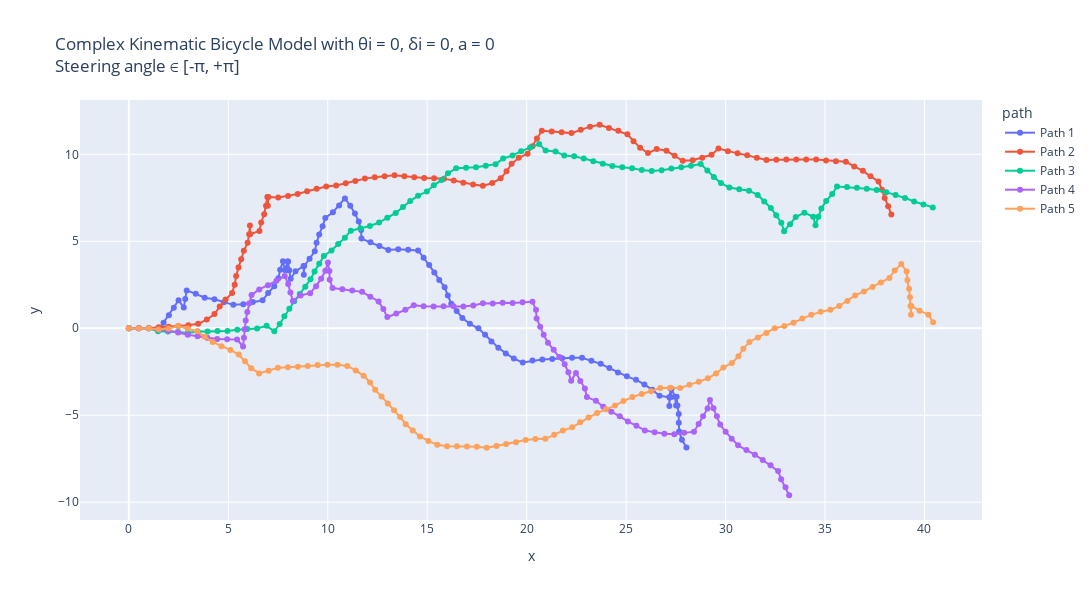

The notebook cell this image was saved under:
### Markdown cell above
Complex Kinematic Bicycle Model with θi = 0, δi = 0, a = 0 : 
Trajectories with constant velocity, initial heading and steering angle as 0; 
But with complex kinematic_bicycle_model methods : kinematic_bicycle_model or kinematic_bicycle_model_w_slip

### Code cell
# Making 5 possible trajectories 
trajectories = []
for i in range (5):
    # Passed initial heading angle randomly (any angle b/w -90 to +90 degrees).
    # Passed acceleration; keeping acceleration constant for each trajectory, in a range of 0-2
    # Effect of acc. in the trajectory can be removed by making a = 0.0 
    # Initial delta can be any angle between -180 to +180 degrees.
    (x_traj, y_traj, θi, δi, a_traj, v_traj) = start_trajectory(theta_init = 0.0, a_init = 0.0, delta_init = 0.0, v_init = 5, mode = "complex")
    trajectories.append((x_traj, y_traj, θi, δi, a_traj, v_traj))

# Create a DataFrame for plotting
data = []
for i, (x_traj, y_traj, theta_init, delta_init, a_traj, v_traj) in enumerate(trajectories):
    for x, y, v in zip(x_traj, y_traj, v_traj):
        data.append({"x": x, "y": y, "v": v, "path": f"Path {i+1}"})
df = pd.DataFrame(data)

# Creating the plot using plotly.
fig = px.line(df, x="x", y="y", color="path", custom_data=["v"], title="Complex Kinematic Bicycle Model with θi = 0, δi = 0, a = 0  <br>Steering angle ∈ [-π, +π]", render_mode="svg")
# Adding hover functionality
fig.update_traces(mode="markers+lines", hovertemplate="<br>".join([
    "v: %{customdata[0]:.2f}",
    "x: %{x:.2f}",
    "y: %{y:.2f}"
]))
fig.update_layout(height=600,width=1130)
fig.show()

# Using matplotlib
plt.figure(figsize=(15, 6))
for i, (x_traj, y_traj, θi, δi, a_traj, v_traj) in enumerate(trajectories):
    # Model built such that a remains same inside; can be randomised by using a random statement.
    # print(x_traj,"\n", y_traj)
    plt.plot(x_traj, y_traj, label=f"Path {i+1}", alpha = 0.7)
plt.xlabel("x [m]")
plt.ylabel("y [m]")
plt.grid("True")
plt.title("Complex Kinematic Bicycle Model with θi = 0, δi = 0, a = 0 \n Steering angle ∈ [-π, +π]")
plt.legend()
plt.axis('equal')
plt.show()

# Using plt to show the velocity variation w.r.t. time :
dt = 0.1  # Time step
t_end = 10  # 10 seconds
t = np.arange(0, t_end + dt, dt)

plt.figure(figsize=(15, 6))
for i, (x_traj, y_traj, θi, δi, a_traj, v_traj) in enumerate(trajectories):
    # Model built such that a remains same inside; can be randomised by using a random statement.
    # print(x_traj,"\n", y_traj)
    plt.plot(t, v_traj, label=f"Path {i+1}", alpha = 0.7)
plt.ylabel("v [m/s]")
plt.xlabel("t [s]")
plt.grid("True")
plt.title("Velocity variation w.r.t. time")
plt.legend()
plt.show()

### Figure 1 — Plotly figure (JSON) as saved in the notebook; plotly's stock layout.template omitted (floating-point values rounded to 4 significant figures)
{"data": [{"customdata": [[5], [5], [5], [5], [5], [5], [5], [5], [5], [5], [5], [5], [5], [5], [5], [5], [5], [5], [5], [5], [5], [5], [5], [5], [5], [5], [5], [5], [5], [5], [5], [5], [5], [5], [5], [5], [5], [5], [5], [5], [5], [5], [5], [5], [5], [5], [5], [5], [5], [5], [5], [5], [5], [5], [5], [5], [5], [5], [5], [5], [5], [5], [5], [5], [5], [5], [5], [5], [5], [5], [5], [5], [5], [5], [5], [5], [5], [5], [5], [5], [5], [5], [5], [5], [5], [5], [5], [5], [5], [5], [5], [5], [5], [5], [5], [5], [5], [5], [5], [5], [5]], "hovertemplate": "v: %{customdata[0]:.2f}<br>x: %{x:.2f}<br>y: %{y:.2f}", "legendgroup": "Path 1", "line": {"color": "#636efa", "dash": "solid"}, "marker": {"symbol": "circle"}, "mode": "markers+lines", "name": "Path 1", "orientation": "v", "showlegend": true, "type": "scatter", "x": [0, 0.5, 1, 1.488, 1.746, 2.013, 2.261, 2.5, 2.761, 2.835, 2.906, 3.365, 3.813, 4.304, 4.774, 5.252, 5.751, 6.232, 6.723, 7.003, 7.306, 7.518, 7.607, 7.747, 7.845, 7.984, 7.99, 8.007, 8.064, 8.133, 8.382, 8.783, 8.797, 8.814, 9.084, 9.347, 9.437, 9.57, 9.743, 9.877, 10.26, 10.57, 10.86, 11.13, 11.37, 11.56, 11.68, 11.69, 12.15, 12.6, 13.05, 13.54, 14.04, 14.54, 14.82, 15.1, 15.36, 15.61, 15.88, 16.04, 16.21, 16.48, 16.77, 17.14, 17.57, 17.91, 18.23, 18.58, 18.95, 19.35, 19.8, 20.29, 20.79, 21.29, 21.78, 22.28, 22.78, 23.26, 23.72, 24.16, 24.59, 25.04, 25.5, 25.92, 26.31, 26.68, 27.17, 27.17, 27.19, 27.24, 27.25, 27.28, 27.46, 27.51, 27.54, 27.58, 27.65, 27.65, 27.67, 27.81, 28.03], "xaxis": "x", "y": [0, 0, 0, -0.1094, 0.3191, 0.7413, 1.176, 1.615, 1.188, 1.683, 2.178, 1.979, 1.756, 1.665, 1.494, 1.346, 1.379, 1.514, 1.609, 2.024, 2.421, 2.874, 3.366, 3.846, 3.356, 3.836, 3.336, 3.836, 3.339, 2.844, 3.277, 3.576, 3.076, 3.576, 3.996, 4.421, 4.913, 5.395, 5.864, 6.346, 6.669, 7.059, 7.464, 7.041, 6.601, 6.138, 5.653, 5.153, 4.944, 4.723, 4.502, 4.547, 4.516, 4.47, 4.054, 3.641, 3.212, 2.779, 2.358, 1.884, 1.415, 0.9944, 0.5864, 0.2555, -0.004492, -0.3711, -0.7568, -1.118, -1.445, -1.744, -1.965, -1.861, -1.794, -1.762, -1.718, -1.699, -1.702, -1.866, -2.045, -2.291, -2.542, -2.766, -2.964, -3.23, -3.538, -3.878, -3.968, -4.468, -3.968, -3.471, -3.971, -3.472, -3.94, -4.437, -3.937, -4.436, -4.931, -5.431, -5.931, -6.411, -6.856], "yaxis": "y"}, {"customdata": [[5], [5], [5], [5], [5], [5], [5], [5], [5], [5], [5], [5], [5], [5], [5], [5], [5], [5], [5], [5], [5], [5], [5], [5], [5], [5], [5], [5], [5], [5], [5], [5], [5], [5], [5], [5], [5], [5], [5], [5], [5], [5], [5], [5], [5], [5], [5], [5], [5], [5], [5], [5], [5], [5], [5], [5], [5], [5], [5], [5], [5], [5], [5], [5], [5], [5], [5], [5], [5], [5], [5], [5], [5], [5], [5], [5], [5], [5], [5], [5], [5], [5], [5], [5], [5], [5], [5], [5], [5], [5], [5], [5], [5], [5], [5], [5], [5], [5], [5], [5], [5]], "hovertemplate": "v: %{customdata[0]:.2f}<br>x: %{x:.2f}<br>y: %{y:.2f}", "legendgroup": "Path 2", "line": {"color": "#EF553B", "dash": "solid"}, "marker": {"symbol": "circle"}, "mode": "markers+lines", "name": "Path 2", "orientation": "v", "showlegend": true, "type": "scatter", "x": [0, 0.5, 1, 1.497, 1.996, 2.494, 2.993, 3.485, 3.92, 4.306, 4.567, 4.865, 5.191, 5.322, 5.394, 5.512, 5.648, 5.781, 5.972, 6.05, 6.086, 6.101, 6.566, 6.653, 6.805, 6.898, 6.963, 6.987, 7.01, 7.51, 8.002, 8.489, 8.963, 9.443, 9.925, 10.42, 10.9, 11.39, 11.87, 12.36, 12.86, 13.36, 13.85, 14.35, 14.85, 15.35, 15.85, 16.33, 16.82, 17.31, 17.8, 18.27, 18.7, 18.99, 19.24, 19.6, 20.05, 20.29, 20.51, 20.76, 21.26, 21.76, 22.25, 22.72, 23.18, 23.67, 24.14, 24.61, 25.06, 25.37, 25.71, 26.1, 26.54, 27.03, 27.44, 27.85, 28.35, 28.83, 29.3, 29.64, 30.12, 30.6, 31.09, 31.57, 32.05, 32.55, 33.05, 33.55, 34.05, 34.55, 35.05, 35.55, 36.05, 36.47, 36.9, 37.29, 37.69, 37.86, 38.0, 38.18, 38.34], "xaxis": "x", "y": [0, 0, 0, 0.05318, 0.09299, 0.1319, 0.1681, 0.2532, 0.5009, 0.818, 1.245, 1.647, 2.025, 2.508, 3.003, 3.488, 3.97, 4.452, 4.914, 5.408, 5.906, 5.407, 5.59, 6.082, 6.558, 7.05, 7.545, 7.046, 7.545, 7.519, 7.603, 7.718, 7.877, 8.017, 8.148, 8.205, 8.337, 8.464, 8.603, 8.686, 8.742, 8.8, 8.743, 8.687, 8.642, 8.623, 8.602, 8.498, 8.36, 8.26, 8.187, 8.353, 8.617, 9.023, 9.452, 9.801, 10.03, 10.47, 10.92, 11.35, 11.32, 11.26, 11.22, 11.41, 11.59, 11.7, 11.51, 11.35, 11.15, 10.76, 10.38, 10.07, 10.31, 10.2, 9.921, 9.628, 9.661, 9.8, 9.972, 10.33, 10.18, 10.06, 9.94, 9.801, 9.673, 9.689, 9.705, 9.708, 9.701, 9.7, 9.65, 9.605, 9.57, 9.3, 9.05, 8.734, 8.437, 7.967, 7.486, 7.018, 6.544], "yaxis": "y"}, {"customdata": [[5], [5], [5], [5], [5], [5], [5], [5], [5], [5], [5], [5], [5], [5], [5], [5], [5], [5], [5], [5], [5], [5], [5], [5], [5], [5], [5], [5], [5], [5], [5], [5], [5], [5], [5], [5], [5], [5], [5], [5], [5], [5], [5], [5], [5], [5], [5], [5], [5], [5], [5], [5], [5], [5], [5], [5], [5], [5], [5], [5], [5], [5], [5], [5], [5], [5], [5], [5], [5], [5], [5], [5], [5], [5], [5], [5], [5], [5], [5], [5], [5], [5], [5], [5], [5], [5], [5], [5], [5], [5], [5], [5], [5], [5], [5], [5], [5], [5], [5], [5], [5]], "hovertemplate": "v: %{customdata[0]:.2f}<br>x: %{x:.2f}<br>y: %{y:.2f}", "legendgroup": "Path 3", "line": {"color": "#00cc96", "dash": "solid"}, "marker": {"symbol": "circle"}, "mode": "markers+lines", "name": "Path 3", "orientation": "v", "showlegend": true, "type": "scatter", "x": [0, 0.5, 1, 1.47, 1.969, 2.469, 2.965, 3.458, 3.958, 4.457, 4.957, 5.453, 5.951, 6.45, 6.925, 7.313, 7.584, 7.819, 8.068, 8.313, 8.593, 8.871, 9.13, 9.336, 9.571, 9.803, 10.19, 10.52, 10.86, 11.16, 11.64, 12.12, 12.58, 13.0, 13.42, 13.78, 14.15, 14.54, 14.98, 15.33, 15.72, 16.05, 16.46, 16.95, 17.45, 17.95, 18.44, 18.82, 19.29, 19.72, 20.17, 20.63, 20.95, 21.45, 21.89, 22.39, 22.87, 23.35, 23.83, 24.31, 24.8, 25.3, 25.79, 26.29, 26.79, 27.27, 27.77, 28.26, 28.75, 29.08, 29.41, 29.77, 30.2, 30.69, 31.18, 31.62, 31.94, 32.28, 32.55, 32.8, 32.94, 33.24, 33.53, 33.96, 34.4, 34.52, 34.67, 34.82, 35.06, 35.36, 35.61, 36.1, 36.6, 37.1, 37.59, 38.08, 38.55, 39.02, 39.48, 39.95, 40.42], "xaxis": "x", "y": [0, 0, 0, -0.171, -0.1917, -0.2081, -0.2727, -0.1889, -0.1814, -0.1589, -0.1568, -0.08933, -0.04674, -0.01774, 0.1381, -0.1773, 0.2429, 0.6841, 1.118, 1.554, 1.968, 2.384, 2.811, 3.267, 3.708, 4.151, 4.47, 4.842, 5.209, 5.611, 5.745, 5.884, 6.08, 6.359, 6.631, 6.971, 7.311, 7.62, 7.861, 8.216, 8.528, 8.91, 9.196, 9.221, 9.254, 9.345, 9.434, 9.754, 9.93, 10.18, 10.39, 10.6, 10.21, 10.17, 9.928, 9.882, 9.759, 9.609, 9.462, 9.334, 9.262, 9.199, 9.092, 9.046, 9.082, 9.185, 9.258, 9.336, 9.448, 9.076, 8.696, 8.348, 8.089, 7.996, 7.908, 7.665, 7.287, 6.913, 6.493, 6.064, 5.584, 5.985, 6.395, 6.645, 6.413, 5.926, 6.404, 6.881, 7.32, 7.717, 8.153, 8.115, 8.081, 8.013, 7.948, 7.825, 7.655, 7.493, 7.289, 7.118, 6.948], "yaxis": "y"}, {"customdata": [[5], [5], [5], [5], [5], [5], [5], [5], [5], [5], [5], [5], [5], [5], [5], [5], [5], [5], [5], [5], [5], [5], [5], [5], [5], [5], [5], [5], [5], [5], [5], [5], [5], [5], [5], [5], [5], [5], [5], [5], [5], [5], [5], [5], [5], [5], [5], [5], [5], [5], [5], [5], [5], [5], [5], [5], [5], [5], [5], [5], [5], [5], [5], [5], [5], [5], [5], [5], [5], [5], [5], [5], [5], [5], [5], [5], [5], [5], [5], [5], [5], [5], [5], [5], [5], [5], [5], [5], [5], [5], [5], [5], [5], [5], [5], [5], [5], [5], [5], [5], [5]], "hovertemplate": "v: %{customdata[0]:.2f}<br>x: %{x:.2f}<br>y: %{y:.2f}", "legendgroup": "Path 4", "line": {"color": "#ab63fa", "dash": "solid"}, "marker": {"symbol": "circle"}, "mode": "markers+lines", "name": "Path 4", "orientation": "v", "showlegend": true, "type": "scatter", "x": [0, 0.5, 1, 1.493, 1.99, 2.479, 2.962, 3.454, 3.946, 4.442, 4.941, 5.441, 5.742, 5.786, 5.82, 5.875, 5.957, 6.048, 6.168, 6.555, 6.995, 7.421, 7.837, 8.012, 8.124, 8.248, 8.634, 9.116, 9.414, 9.667, 9.88, 10.01, 10.08, 10.1, 10.24, 10.74, 11.23, 11.72, 12.14, 12.56, 12.8, 12.99, 13.45, 13.9, 14.33, 14.82, 15.32, 15.82, 16.32, 16.82, 17.32, 17.8, 18.3, 18.8, 19.3, 19.79, 20.29, 20.47, 20.5, 20.68, 20.86, 21.07, 21.36, 21.64, 21.91, 22.1, 22.24, 22.48, 22.7, 22.93, 23.03, 23.48, 23.85, 24.25, 24.68, 25.09, 25.52, 25.94, 26.43, 26.92, 27.42, 27.92, 28.41, 28.64, 28.87, 29.1, 29.22, 29.39, 29.57, 29.73, 30.0, 30.31, 30.63, 31.05, 31.47, 31.87, 32.26, 32.64, 32.8, 33.01, 33.2], "xaxis": "x", "y": [0, 0, 0, -0.08608, -0.1385, -0.2437, -0.3732, -0.4571, -0.5504, -0.6139, -0.6387, -0.6505, -1.05, -0.5517, -0.05286, 0.4441, 0.9373, 1.429, 1.914, 2.231, 2.468, 2.73, 3.007, 2.539, 2.051, 1.567, 1.885, 2.019, 2.42, 2.851, 3.304, 3.787, 3.292, 2.792, 2.314, 2.247, 2.167, 2.093, 1.815, 1.539, 1.1, 0.6407, 0.8505, 1.06, 1.326, 1.26, 1.247, 1.26, 1.269, 1.251, 1.312, 1.443, 1.417, 1.468, 1.449, 1.49, 1.526, 1.059, 0.5602, 0.09271, -0.3749, -0.8264, -1.234, -1.648, -2.068, -2.532, -3.012, -2.575, -3.026, -3.469, -3.958, -4.173, -4.51, -4.803, -5.066, -5.356, -5.607, -5.873, -5.974, -6.069, -6.1, -6.013, -5.946, -5.504, -5.058, -4.612, -4.126, -4.594, -5.063, -5.535, -5.954, -6.351, -6.733, -7.006, -7.269, -7.576, -7.883, -8.211, -8.686, -9.136, -9.601], "yaxis": "y"}, {"customdata": [[5], [5], [5], [5], [5], [5], [5], [5], [5], [5], [5], [5], [5], [5], [5], [5], [5], [5], [5], [5], [5], [5], [5], [5], [5], [5], [5], [5], [5], [5], [5], [5], [5], [5], [5], [5], [5], [5], [5], [5], [5], [5], [5], [5], [5], [5], [5], [5], [5], [5], [5], [5], [5], [5], [5], [5], [5], [5], [5], [5], [5], [5], [5], [5], [5], [5], [5], [5], [5], [5], [5], [5], [5], [5], [5], [5], [5], [5], [5], [5], [5], [5], [5], [5], [5], [5], [5], [5], [5], [5], [5], [5], [5], [5], [5], [5], [5], [5], [5], [5], [5]], "hovertemplate": "v: %{customdata[0]:.2f}<br>x: %{x:.2f}<br>y: %{y:.2f}", "legendgroup": "Path 5", "line": {"color": "#FFA15A", "dash": "solid"}, "marker": {"symbol": "circle"}, "mode": "markers+lines", "name": "Path 5", "orientation": "v", "showlegend": true, "type": "scatter", "x": [0, 0.5, 1, 1.496, 1.994, 2.472, 2.951, 3.425, 3.811, 4.216, 4.655, 5.105, 5.527, 5.84, 6.152, 6.55, 7.026, 7.497, 7.996, 8.495, 8.993, 9.49, 9.989, 10.49, 10.98, 11.41, 11.8, 12.13, 12.39, 12.7, 13.02, 13.33, 13.64, 13.92, 14.27, 14.63, 15.06, 15.51, 16.0, 16.5, 17.0, 17.5, 17.99, 18.48, 18.97, 19.46, 19.94, 20.44, 20.94, 21.38, 21.82, 22.29, 22.69, 23.11, 23.54, 23.99, 24.44, 24.87, 25.31, 25.78, 26.25, 26.72, 27.22, 27.72, 28.19, 28.66, 29.11, 29.53, 29.89, 30.32, 30.64, 30.89, 31.2, 31.63, 32.05, 32.47, 32.96, 33.42, 33.86, 34.31, 34.78, 35.27, 35.72, 36.12, 36.51, 36.95, 37.39, 37.81, 38.24, 38.5, 38.84, 39.1, 39.14, 39.22, 39.27, 39.3, 39.32, 39.34, 39.76, 40.2, 40.44], "xaxis": "x", "y": [0, 0, 0, -0.06544, -0.01994, 0.1252, -0.01907, -0.1766, -0.4952, -0.788, -1.028, -1.244, -1.513, -1.903, -2.294, -2.597, -2.445, -2.276, -2.247, -2.215, -2.177, -2.115, -2.091, -2.098, -2.164, -2.426, -2.733, -3.115, -3.543, -3.929, -4.32, -4.708, -5.103, -5.516, -5.872, -6.219, -6.48, -6.7, -6.788, -6.78, -6.792, -6.812, -6.867, -6.766, -6.654, -6.552, -6.419, -6.365, -6.356, -6.127, -5.883, -5.697, -5.402, -5.135, -4.876, -4.651, -4.447, -4.182, -3.959, -3.784, -3.622, -3.436, -3.419, -3.43, -3.254, -3.083, -2.881, -2.597, -2.255, -1.991, -1.615, -1.179, -0.7869, -0.526, -0.267, 0.006251, 0.1315, 0.3232, 0.558, 0.772, 0.9425, 1.061, 1.282, 1.57, 1.884, 2.12, 2.365, 2.634, 2.895, 3.319, 3.693, 3.27, 2.771, 2.278, 1.78, 1.281, 0.7817, 1.282, 1.008, 0.7804, 0.34], "yaxis": "y"}], "layout": {"height": 600, "legend": {"title": {"text": "path"}, "tracegroupgap": 0}, "title": {"text": "Complex Kinematic Bicycle Model with θi = 0, δi = 0, a = 0  <br>Steering angle ∈ [-π, +π]"}, "width": 1130, "xaxis": {"anchor": "y", "domain": [0, 1], "title": {"text": "x"}}, "yaxis": {"anchor": "x", "domain": [0, 1], "title": {"text": "y"}}}}
